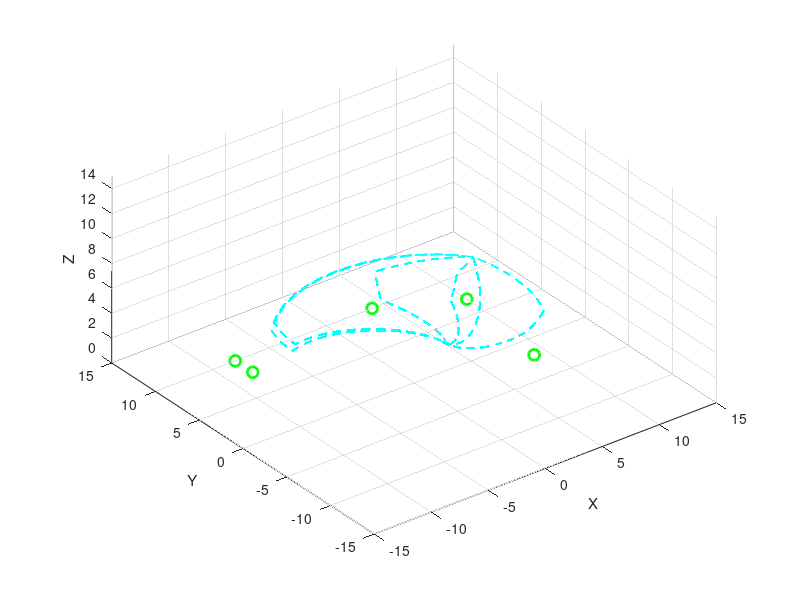
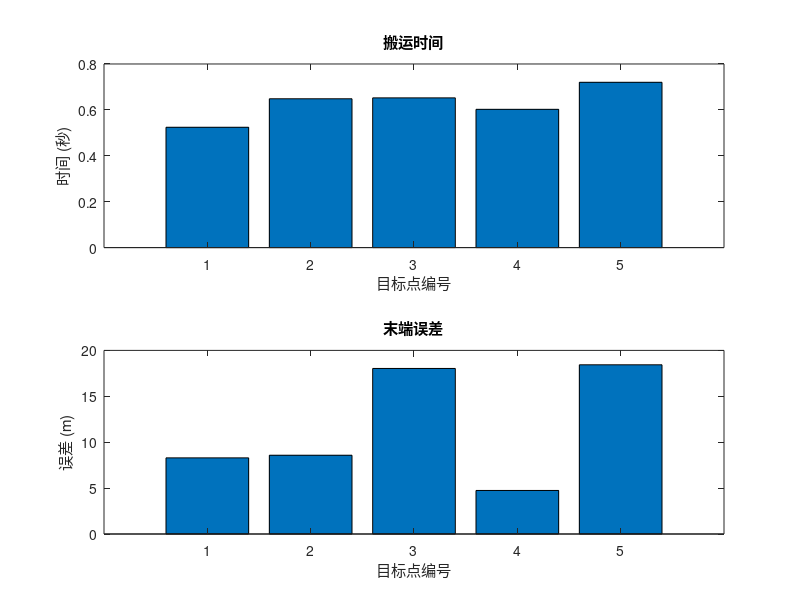
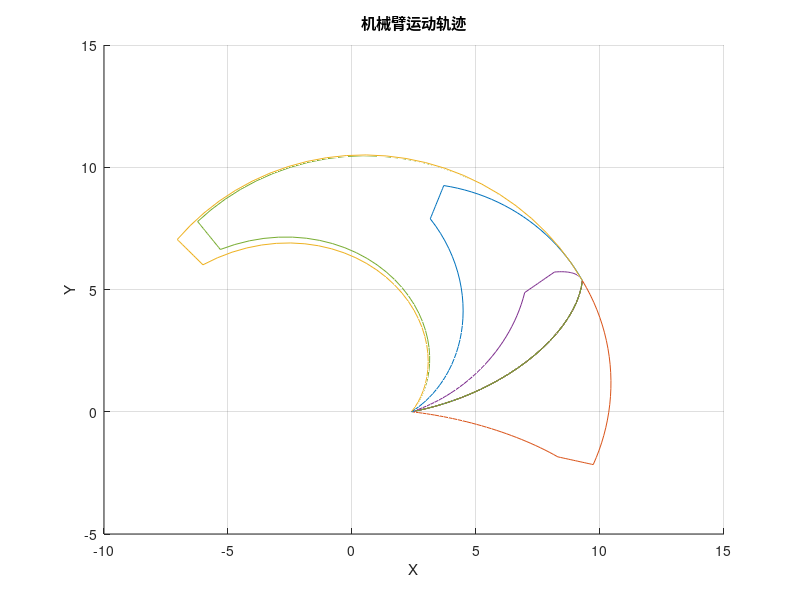

Here is the MATLAB script that generated these plots, in order:
clc;
clear;
close all;

%% 机械臂参数
L1 = 5; % 第一节臂长
L2 = 4; % 第二节臂长
L3 = 3; % 第三节臂长
gripper_width = 2; % 夹持器夹指间距
gripper_length = 1; % 夹指长度
dt = 0.1; % 时间步长
t_total = 10; % 单次搬运任务时间
num_steps = t_total / dt;
num_targets = 5; % 目标点数量

%% 物体与初始位置
obj_start = [5, 0, 0]; % 物体初始位置
pickup_height = 8; % 机械臂初始上扬高度

%% 生成 5 个随机目标点 (-10,10) 区间内
targets = [randi([-10, 10], num_targets, 1), ...
           randi([-10, 10], num_targets, 1), ...
           zeros(num_targets, 1)];

figure;
hold on;
grid on;
axis equal;
xlabel('X');
ylabel('Y');
zlabel('Z');
xlim([-15, 15]);
ylim([-15, 15]);
zlim([0, 15]);
view(3);

% 标记目标点
for t = 1:num_targets
    plot3(targets(t,1), targets(t,2), targets(t,3), 'go', 'MarkerSize', 8, 'LineWidth', 2);
end

%% 记录指标
actual_trajectories = cell(num_targets,1);
errors = zeros(num_targets, 1);
completion_times = zeros(num_targets, 1);

%% 搬运任务
for t = 1:num_targets
    target_point = targets(t, :);
    trajectory = [];
    obj_current_pos = obj_start;
    is_object_released = false;
    
    % 轨迹规划
    pickup_phase = round(num_steps / 4);
    transfer_phase = round(num_steps / 3);
    release_phase = round(num_steps / 6);
    reset_phase = num_steps - (pickup_phase + transfer_phase + release_phase);
    
    theta1 = [linspace(pi/6, 0, pickup_phase), ...
              linspace(0, atan2(target_point(2), target_point(1)), transfer_phase), ...
              linspace(atan2(target_point(2), target_point(1)), atan2(target_point(2), target_point(1)), release_phase), ...
              linspace(atan2(target_point(2), target_point(1)), pi/6, reset_phase)];

    theta2 = [linspace(-pi/4, -pi/2, pickup_phase), ...
              linspace(-pi/2, -pi/3, transfer_phase), ...
              linspace(-pi/3, -pi/6, release_phase), ...
              linspace(-pi/6, -pi/4, reset_phase)];

    theta3 = [linspace(pi/6, -pi/3, pickup_phase), ...
              linspace(-pi/3, 0, transfer_phase), ...
              linspace(0, -pi/6, release_phase), ...
              linspace(-pi/6, pi/6, reset_phase)];
    
    tic;
    for i = 1:num_steps
        t1 = theta1(i);
        t2 = theta2(i);
        t3 = theta3(i);
        
        p1 = [0, 0, 0];
        p2 = [L1*cos(t1), L1*sin(t1), pickup_height];
        p3 = p2 + [L2*cos(t1)*cos(t2), L2*sin(t1)*cos(t2), L2*sin(t2)];
        p4 = p3 + [L3*cos(t1)*cos(t2+t3), L3*sin(t1)*cos(t2+t3), L3*sin(t2+t3)];
        gripper_pos = p4;
        
        trajectory = [trajectory; gripper_pos];
        holding = i >= pickup_phase && i < pickup_phase + transfer_phase + release_phase - 5;
        
        if i < pickup_phase
            obj_current_pos = obj_start;
        elseif holding
            obj_current_pos = gripper_pos;
        elseif ~is_object_released
            obj_current_pos = gripper_pos;
            is_object_released = true;
        end
        
        plot3(trajectory(:,1), trajectory(:,2), trajectory(:,3), 'c--', 'LineWidth', 1);
        pause(dt/5);
    end
    completion_times(t) = toc;
    actual_trajectories{t} = trajectory;
    errors(t) = norm(trajectory(end,:) - target_point);
end

%% 评估指标可视化
figure;
subplot(2,1,1);
bar(completion_times);
title('搬运时间');
xlabel('目标点编号');
ylabel('时间 (秒)');

subplot(2,1,2);
bar(errors);
title('末端误差');
xlabel('目标点编号');
ylabel('误差 (m)');

figure;
hold on;
for t = 1:num_targets
    plot3(actual_trajectories{t}(:,1), actual_trajectories{t}(:,2), actual_trajectories{t}(:,3));
end
title('机械臂运动轨迹');
xlabel('X'); ylabel('Y'); zlabel('Z');
grid on;
hold off;

disp('搬运任务完成，评估指标已生成。');
